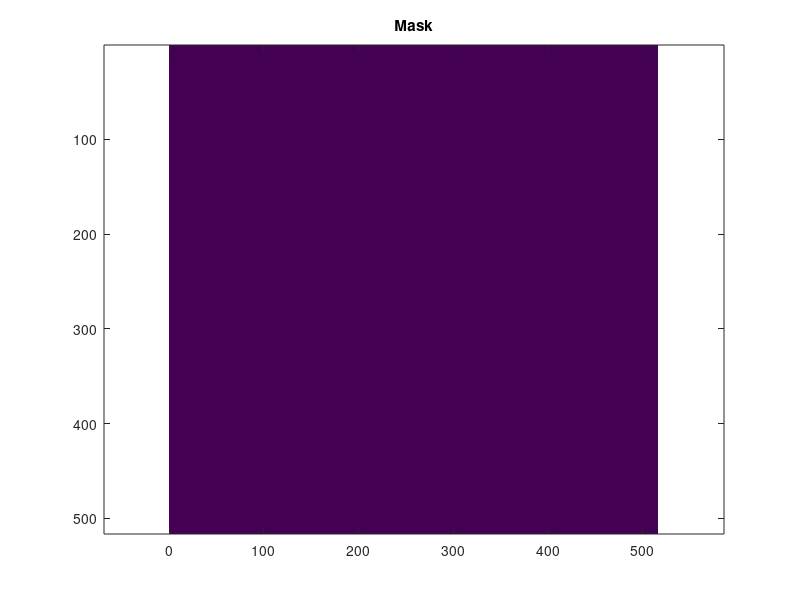

Recreate this plot in MATLAB.
% Initialization
clear;
close all;
clc;


%% Set a file name
% Set the data path
p = 'C:\Users\anfils\Documents\Simulation_Results\Beam_Time_Data\Pt2_g5_2\';

% File name
lst = dir([p '*.cxi']);
lst = struct2cell(lst);
lst = lst(1,:).';


%% Load the diffraction data
% Set the data path
dp = '/entry_1/instrument_1/detector_1/data';

% Read the data and sum along 3rd direction
n = length(lst);
dat = zeros(516,516,n);
for i = 1:n
    dat(:,:,i) = sum(double(h5read([p lst{i}],dp)),3);
end


%% Process the data
% Sum the array along 3rd direction and transpose
dat = sum(dat,3).';

% Make a list of strange pixels
sp = [206 80;195 50;136 203;121 248;339 73;450 204;267 280;513 398;509 481;337 492;356 272;356 273;354 273;221 428;237 483;210 468;171 384;102 295;67 288;139 363;133 375;130 380;122 374;114 364;55 406;75 419;74 410;61 402;64 401;57 394;58 393;61 392;69 394;72 397;85 393;76 388;63 379;69 377;67 375;83 377];

% Generate indices from the coordinates
ii = sub2ind(size(dat),sp(:,2),sp(:,1));

% Generate the mask
mask = dat > 0;

% Further remove the strange pixels
mask(ii) = 0;

% Plot the mask
figure;
imagesc(mask,[0 1]);
axis equal tight;
title('Mask');


%% Save the mask
% Convert the mask to uint8 to save time and space
mask = uint8(mask);

% Save the mask
save('MaxiPix_Mask.mat','mask');


